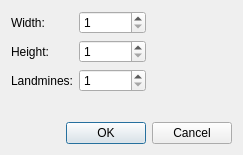
<?xml version="1.0" encoding="UTF-8"?>
<ui version="4.0">
 <class>ConfigureFieldDialog</class>
 <widget class="QDialog" name="ConfigureFieldDialog">
  <property name="geometry">
   <rect>
    <x>0</x>
    <y>0</y>
    <width>243</width>
    <height>155</height>
   </rect>
  </property>
  <property name="windowTitle">
   <string>Configure Field</string>
  </property>
  <layout class="QVBoxLayout" name="verticalLayout">
   <item>
    <layout class="QGridLayout" name="gridLayout">
     <item row="0" column="0">
      <widget class="QLabel" name="label">
       <property name="text">
        <string>Width:</string>
       </property>
      </widget>
     </item>
     <item row="0" column="1">
      <widget class="QSpinBox" name="cols_sb">
       <property name="minimum">
        <number>1</number>
       </property>
       <property name="maximum">
        <number>99999999</number>
       </property>
      </widget>
     </item>
     <item row="1" column="0">
      <widget class="QLabel" name="label_2">
       <property name="text">
        <string>Height:</string>
       </property>
      </widget>
     </item>
     <item row="1" column="1">
      <widget class="QSpinBox" name="rows_sb">
       <property name="minimum">
        <number>1</number>
       </property>
       <property name="maximum">
        <number>99999999</number>
       </property>
      </widget>
     </item>
     <item row="1" column="2">
      <spacer name="horizontalSpacer">
       <property name="orientation">
        <enum>Qt::Horizontal</enum>
       </property>
       <property name="sizeHint" stdset="0">
        <size>
         <width>40</width>
         <height>20</height>
        </size>
       </property>
      </spacer>
     </item>
     <item row="2" column="0">
      <widget class="QLabel" name="label_3">
       <property name="text">
        <string>Landmines:</string>
       </property>
      </widget>
     </item>
     <item row="2" column="1">
      <widget class="QSpinBox" name="landmines_sb">
       <property name="minimum">
        <number>1</number>
       </property>
       <property name="maximum">
        <number>99999999</number>
       </property>
      </widget>
     </item>
    </layout>
   </item>
   <item>
    <spacer name="verticalSpacer">
     <property name="orientation">
      <enum>Qt::Vertical</enum>
     </property>
     <property name="sizeHint" stdset="0">
      <size>
       <width>20</width>
       <height>2</height>
      </size>
     </property>
    </spacer>
   </item>
   <item>
    <widget class="QDialogButtonBox" name="buttonBox">
     <property name="orientation">
      <enum>Qt::Horizontal</enum>
     </property>
     <property name="standardButtons">
      <set>QDialogButtonBox::Cancel|QDialogButtonBox::Ok</set>
     </property>
    </widget>
   </item>
  </layout>
 </widget>
 <resources/>
 <connections>
  <connection>
   <sender>buttonBox</sender>
   <signal>accepted()</signal>
   <receiver>ConfigureFieldDialog</receiver>
   <slot>accept()</slot>
   <hints>
    <hint type="sourcelabel">
     <x>248</x>
     <y>254</y>
    </hint>
    <hint type="destinationlabel">
     <x>157</x>
     <y>274</y>
    </hint>
   </hints>
  </connection>
  <connection>
   <sender>buttonBox</sender>
   <signal>rejected()</signal>
   <receiver>ConfigureFieldDialog</receiver>
   <slot>reject()</slot>
   <hints>
    <hint type="sourcelabel">
     <x>316</x>
     <y>260</y>
    </hint>
    <hint type="destinationlabel">
     <x>286</x>
     <y>274</y>
    </hint>
   </hints>
  </connection>
 </connections>
</ui>
